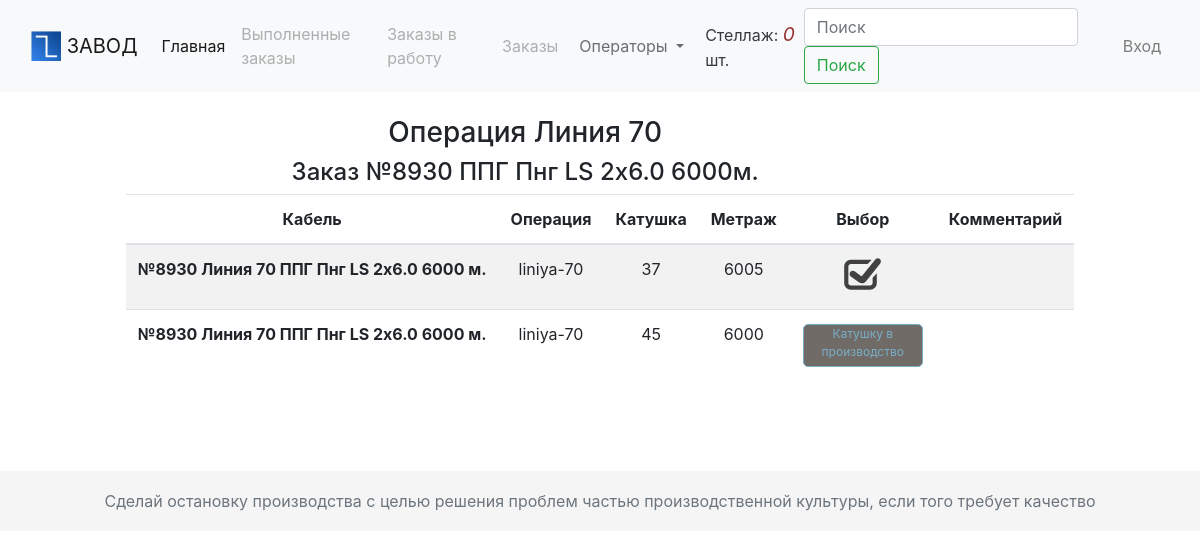
/orders/production/detail/liniya-70/22/, run on the app's committed database.
### orders/models.py (models this page shows, shortened)
class Operation(models.Model):
    name = models.CharField(max_length=50, db_index=True)
    slug = models.SlugField(max_length=50, db_index=True)
    def __str__(self):
        return self.name
    class Meta:
        verbose_name = "Тех операция"
        verbose_name_plural = "Тех операции"

class Order(models.Model):
    PLASTIC_CHOICE = [
        ("ВВГ", "ВВГ"),
        ("ППГ", "ППГ"),
    ]
    DESIGN_CHOICE = [
        ("нг", "нг"),
        ("Пнг", "Пнг"),
    ]
    PURPOSE_CHOICE = [
        ("LS", "LS"),
        ("LTx", "LTx"),
        ("FRLS", "FRLS"),
        ("FRLSLTx", "FRLSLTx"),
    ]
    CORES_CHOICE = [
        (1, 1),
        (2, 2),
        (3, 3),
        (4, 4),
        (5, 5),
    ]
    CROSSSECTION_CHOICE = [
        ("0.5", "0.5"),
        ("0.75", "0.75"),
        ("1.0", "1.0"),
        ("1.5", "1.5"),
        ("2.5", "2.5"),
        ("4.0", "4.0"),
        ("6.0", "6.0"),
        ("10", "10"),
    ]
    batch_number = models.IntegerField(
        verbose_name="Номер партии", unique=True, db_index=True
    )
    slug = models.SlugField(max_length=10, db_index=True)
    operation = models.ForeignKey(
        Operation,
        related_name="order_operation",
        on_delete=models.CASCADE,
        default="Грубое волочение",
        verbose_name="Операция",
        db_index=True,
    )
    plastic = models.CharField(
        max_length=3, verbose_name="Пластик", choices=PLASTIC_CHOICE, default="ВВГ"
    )
    design = models.CharField(
        max_length=3, verbose_name="Исполнение", choices=DESIGN_CHOICE, default="нг"
    )
    purpose = models.CharField(
        max_length=7, verbose_name="Назначение", choices=PURPOSE_CHOICE, default="LS"
    )
    cores = models.IntegerField(verbose_name="Количество жил", choices=CORES_CHOICE)
    crosssection = models.CharField(
        max_length=3, verbose_name="Поперечное сечение", choices=CROSSSECTION_CHOICE
    )
    footage = models.IntegerField(verbose_name="Метраж", default=15000)
    created = models.DateField(verbose_name="Дата добавления", auto_now_add=True)
    completion = models.DateField(verbose_name="Дата завершения")
    updated = models.DateField(verbose_name="Дата обновления", auto_now=True)
    finished = models.BooleanField(verbose_name="Готов", default=False, db_index=True)
    discard = models.BooleanField(verbose_name="Брак", default=False, db_index=True)
    in_production = models.BooleanField(
        default=False, db_index=True, verbose_name="В производстве"
    )
    class Meta:
        ordering = (
            "operation",
            "batch_number",
        )
        index_together = (("batch_number", "slug"),)
        verbose_name = "Заказ"
        verbose_name_plural = "Заказы"
    def __str__(self):
        return (
            f"№{self.batch_number} {self.operation} {self.plastic} {self.design} {self.purpose} "
            f"{self.cores}x{self.crosssection}  {self.footage} м."
        )

class OrderLog(models.Model):
    COLOR_CORES_CHOICE = [
        ("бел", "белый"),
        ("син", "синий"),
        ("крс", "красный"),
        ("чер", "черный"),
        ("ж/з", "жел-зелен"),
        ("б/ц", "нет"),
    ]
    CONTAINER_CHOICE = [
        ("ж/б", "ж/б"),
        ("д/б", "д/б"),
        ("бух", "бухта"),
    ]
    order = models.ForeignKey(
        Order,
        related_name="log",
        on_delete=models.PROTECT,
        verbose_name="Заказ",
        db_index=True,
    )
    operation = models.ForeignKey(
        Operation, on_delete=models.PROTECT, verbose_name="Операция", db_index=True
    )
    operator = models.ForeignKey(
        User, on_delete=models.PROTECT, verbose_name="Оператор", db_index=True
    )
    color_cores = models.CharField(
        max_length=3,
        choices=COLOR_CORES_CHOICE,
        default="нет",
        verbose_name="Цвет жилы",
    )
    container = models.CharField(
        max_length=3,
        choices=CONTAINER_CHOICE,
        default="ж/б",
        verbose_name="Приемный барабан",
    )
    prev_container = models.CharField(
        max_length=3,
        choices=CONTAINER_CHOICE,
        default="ж/б",
        verbose_name="Отдающий барабан",
        blank=True,
        null=True,
    )
    number_container = models.PositiveIntegerField(verbose_name="Номер тары")
    prev_number_container = models.PositiveSmallIntegerField(
        verbose_name="Номер тары отдающей", blank=True, null=True
    )
    total_in_meters = models.PositiveSmallIntegerField(verbose_name="Метраж")
    date_finished = models.DateField(auto_now_add=True, verbose_name="Дата")
    iteration = models.PositiveSmallIntegerField(blank=True, default=0)
    comment = models.CharField(max_length=1000, verbose_name="Комментарий", blank=True)
    otk = models.BooleanField(default=False, db_index=True)
    class Meta:
        ordering = ("date_finished",)
        verbose_name = "Log операции"
        verbose_name_plural = "Лог операций"

### orders/views.py (the view)
class ProdOrderDetailView(View):
    ITERATION_OPERATIONS = [
        "gruboe-volochenie",
        "liniya-70",
        "lentoobmotka",
    ]
    BUHTOVKA = [
        "buhtovka",
    ]
    LINE_OPERATIONS = [
        "bolshaya-skrutka",
        "liniya-90",
    ]
    def get(self, request, order_id, operation):
        operation_obj = get_object_or_404(Operation, slug=operation)
        prev_operation_slug = OD.get_previous_operation(
            OD, operation=operation_obj, order_id=order_id
        )
        operation_prev = get_object_or_404(Operation, slug=prev_operation_slug)
        order_prod = get_object_or_404(ProductionOrders, id=order_id)
        order_log_detail = OrderLog.objects.filter(
            order=order_prod.order, operation=operation_prev
        ).order_by("number_container", "total_in_meters")
        if operation in self.LINE_OPERATIONS or operation in self.BUHTOVKA:
            order_log_detail = order_log_detail.values()
            order_log_detail = OD.get_query_order_log(order_log_detail)
        return render(
            request,
            "orders/order_prod_detail.html",
            {
                "order_log_detail": order_log_detail,
                "operation": operation_obj,
                "order_prod_id": order_id,
                "order_prod": order_prod,
                "ITERATION_OPERATIONS": self.ITERATION_OPERATIONS,
                "LINE_OPERATIONS": self.LINE_OPERATIONS,
                "BUHTOVKA": self.BUHTOVKA,
            },
        )

### orders/order_direction.py (called while the page is built)
    def get_previous_operation(self, order_id, operation):
        order = get_object_or_404(ProductionOrders, id=order_id)
        design = order.order.design
        purpose = order.order.purpose
        get_design = self.DESIGN_CABLE_CHECK.get(design, self.DESIGN_CABLE_CHECK["нг"])
        for key, value in get_design.items():
            if purpose in key:
                for prev, oper in value.items():
                    if oper == operation.slug:
                        return prev

### shelf/context_processors.py (called while the page is built)
def shelf(request):
    return {"shelf": Shelf(request)}

### shelf/shelf.py (called while the page is built)
    def __len__(self):
        return len(self.shelf)

### orders/templates/orders/order_prod_detail.html (shortened to what this page needs)
{% extends 'manufactur/base.html' %}
{% block content %}
    <br>
    <h3 class="">Операция {{ operation }}</h3>
	{% with order=order_prod.order %}
	    <h4>Заказ №{{ order.batch_number }} {{ order.plastic }} {{ order.design }} {{ order.purpose }} {{ order.cores }}x{{ order.crosssection }} {{ order.footage }}м.</h4>
	{% endwith %}
	{% with operation=operation.slug  %}
		{% if operation in ITERATION_OPERATIONS %}
			{% include "orders/detail_operation_iteration.html" %}
		{% elif operation in LINE_OPERATIONS or operation in BUHTOVKA %}
			{% include "orders/detail_operation_line.html" %}
		{% endif %}
	{% endwith %}
{% endblock %}

### orders/templates/orders/detail_operation_iteration.html (shortened to what this page needs)
    <table class="table table-striped align-middle table-responsive-md table-hover shelf">
  <thead>
    <tr>
      <th scope="col">Кабель</th>
      <th scope="col">Операция</th>
      <th>Катушка</th>
      <th scope="col">Метраж</th>
      <th>Выбор</th>
      <th>Комментарий</th>
    </tr>
  </thead>
  <tbody>
  {% for order in order_log_detail %}
    <tr>
      <th scope="row">{{ order.order }}</th>
      <td>{{ operation }}</td>
	  <td>{{ order.number_container }}</td>
      <td>{{ order.total_in_meters }}</td>
	  {% if not order.iteration %}
      	<td ><a class="link_button" href="{% url 'orders:order_p_id' operation  order_prod_id order.number_container order.id %}">Катушку в производство</a></td>
	  {% else %}
		  <td>
		  </td>
	  {% endif %}
      <td>{{ order.comment }}</td>
    </tr>
    {% endfor %}
  </tbody>
 </table>

### static/css/style.css (style rules this page uses)
html { font-size: 1rem; position: relative; min-height: 100%; }
@media (min-width: 320px) { html { font-size: 0.6rem } }
@media (min-width: 320px) { .link_button { font-size: 0.8rem; padding-bottom: 2px } }
@media (min-width: 320px) { .table { min-width: 0 } }
@media (min-width: 480px) { html { font-size: 0.8rem } }
@media (min-width: 480px) { .table { min-width: 0 } }
@media (min-width: 768px) { html { font-size: 0.9rem } }
@media (min-width: 992px) { html { font-size: 0.95rem } }
@media (min-width: 992px) { .link_button { font-size: 0.75rem } }
@media (min-width: 1200px) { html { font-size: 1rem } }
body { font-family:helvetica, sans-serif; }
* { box-sizing: border-box; margin: auto; }
table { width: 95%; border-spacing:0; border-collapse: collapse; }
table.shelf { margin-bottom:40px; max-width: 1320px; }
h1, h2, h3, h4 , h5, h6 { width: 80%; margin-left: 20px; margin-right: 20px; text-align: center; }
.link_button { display: block; position: relative; padding-left: 5px; padding-right: 5px; padding-bottom: 5px; margin: 2px; background-color: #706b66; max-height: 45px; max-width: 120px; border: 1px solid; border-radius: 5px; color: #79aec8; text-align: center; cursor: pointer; }
table { text-align: center; }

### data on the page
Operation: name "Линия 70", slug "liniya-70"
Order: batch_number "8930", plastic "ППГ", design "Пнг", purpose "LS", cores "2", crosssection "6.0", footage "6000"
OrderLog: order "№8930 Линия 70 ППГ Пнг LS 2x6.0 6000 м.", number_container "37", total_in_meters "6005", iteration 1 (drawn)
OrderLog: order "№8930 Линия 70 ППГ Пнг LS 2x6.0 6000 м.", number_container "45", total_in_meters "6000", iteration "Катушку в производство"

### other printed values
{{ shelf|length }} "0"
